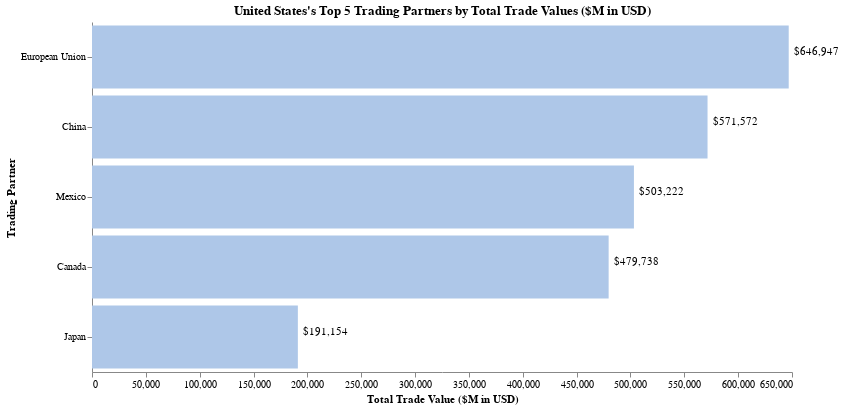

Write notebook code for a chart like this one.
### Code cell
my_altair.get_altaire_bar_top5_partners(source_country)

### Figure 1 — Vega-Lite specification as saved in the notebook (floating-point values rounded to 4 significant figures)
{"config": {"view": {"continuousWidth": 400, "continuousHeight": 300, "strokeWidth": 0}, "axis": {"grid": false}}, "layer": [{"mark": {"type": "bar", "color": "#aec7e8"}, "encoding": {"tooltip": {"field": "Total Trade ($M)", "format": "$,.0f", "type": "quantitative"}, "x": {"axis": {"title": "Total Trade Value ($M in USD)"}, "field": "Total Trade ($M)", "type": "quantitative"}, "y": {"axis": {"title": "Trading Partner"}, "field": "Trading Partner", "sort": "-x", "type": "nominal"}}, "selection": {"Year": {"type": "single", "bind": {"input": "range", "max": 2020, "min": 2014, "step": 1}, "fields": ["year"], "init": {"year": 2020}}}}, {"mark": {"type": "text", "align": "left", "dx": 5, "dy": -5}, "encoding": {"text": {"field": "Total Trade ($M)", "format": "$,.0f", "type": "quantitative"}, "x": {"field": "Total Trade ($M)", "type": "quantitative"}, "y": {"axis": null, "field": "Trading Partner", "sort": "-x", "type": "nominal"}}}], "data": {"name": "data-f5c096a8aaf55579ccf06a4341aaf9fe"}, "height": 350, "resolve": {"scale": {"y": "independent"}}, "title": "United States's Top 5 Trading Partners by Total Trade Values ($M in USD)", "transform": [{"filter": {"selection": "Year"}}], "width": 700, "$schema": "https://vega.github.io/schema/vega-lite/v4.17.0.json", "datasets": {"data-f5c096a8aaf55579ccf06a4341aaf9fe": [{"Trading Partner": "European Union", "Total Trade ($M)": 696200.0, "RtW (%)": 17.82, "Exports ($M)": 277900.0, "RtW (%).1": 17.81, "Imports ($M)": 418300.0, "RtW (%).2": 17.82, "Net Exports ($M)": -140500.0, "Exports Ticker": "998D1111 Index", "Imports Ticker": "111D1998 Index", "country": "United States", "year": 2014, "country_exchange_rate": 1.0, "trading_partner_exchange_rate": null, "rnk": 1}, {"Trading Partner": "China", "Total Trade ($M)": 620900.0, "RtW (%)": 15.89, "Exports ($M)": 154100.0, "RtW (%).1": 9.88, "Imports ($M)": 466800.0, "RtW (%).2": 19.88, "Net Exports ($M)": -312600.0, "Exports Ticker": "924D1111 Index", "Imports Ticker": "111D1924 Index", "country": "United States", "year": 2014, "country_exchange_rate": 1.0, "trading_partner_exchange_rate": 6.143, "rnk": 2}, {"Trading Partner": "Canada", "Total Trade ($M)": 613900.0, "RtW (%)": 15.71, "Exports ($M)": 266100.0, "RtW (%).1": 17.06, "Imports ($M)": 347800.0, "RtW (%).2": 14.81, "Net Exports ($M)": -81680.0, "Exports Ticker": "156D1111 Index", "Imports Ticker": "111D1156 Index", "country": "United States", "year": 2014, "country_exchange_rate": 1.0, "trading_partner_exchange_rate": 1.105, "rnk": 3}, {"Trading Partner": "Mexico", "Total Trade ($M)": 501100.0, "RtW (%)": 12.82, "Exports ($M)": 207000.0, "RtW (%).1": 13.27, "Imports ($M)": 294100.0, "RtW (%).2": 12.53, "Net Exports ($M)": -87080.0, "Exports Ticker": "273D1111 Index", "Imports Ticker": "111D1273 Index", "country": "United States", "year": 2014, "country_exchange_rate": 1.0, "trading_partner_exchange_rate": 13.29, "rnk": 4}, {"Trading Partner": "Japan", "Total Trade ($M)": 207100.0, "RtW (%)": 5.3, "Exports ($M)": 73060.0, "RtW (%).1": 4.68, "Imports ($M)": 134000.0, "RtW (%).2": 5.71, "Net Exports ($M)": -60950.0, "Exports Ticker": "158D1111 Index", "Imports Ticker": "111D1158 Index", "country": "United States", "year": 2014, "country_exchange_rate": 1.0, "trading_partner_exchange_rate": 105.9, "rnk": 5}, {"Trading Partner": "China", "Total Trade ($M)": 626700.0, "RtW (%)": 16.98, "Exports ($M)": 144900.0, "RtW (%).1": 9.99, "Imports ($M)": 481900.0, "RtW (%).2": 21.5, "Net Exports ($M)": -337000.0, "Exports Ticker": "924D1111 Index", "Imports Ticker": "111D1924 Index", "country": "United States", "year": 2015, "country_exchange_rate": 1.0, "trading_partner_exchange_rate": 6.227, "rnk": 1}, {"Trading Partner": "European Union", "Total Trade ($M)": 587100.0, "RtW (%)": 15.91, "Exports ($M)": 218800.0, "RtW (%).1": 15.1, "Imports ($M)": 368300.0, "RtW (%).2": 16.43, "Net Exports ($M)": -149500.0, "Exports Ticker": "998D1111 Index", "Imports Ticker": "111D1998 Index", "country": "United States", "year": 2015, "country_exchange_rate": 1.0, "trading_partner_exchange_rate": null, "rnk": 2}, {"Trading Partner": "Canada", "Total Trade ($M)": 531700.0, "RtW (%)": 14.41, "Exports ($M)": 236500.0, "RtW (%).1": 16.32, "Imports ($M)": 295200.0, "RtW (%).2": 13.17, "Net Exports ($M)": -58670.0, "Exports Ticker": "156D1111 Index", "Imports Ticker": "111D1156 Index", "country": "United States", "year": 2015, "country_exchange_rate": 1.0, "trading_partner_exchange_rate": 1.279, "rnk": 3}, {"Trading Partner": "Mexico", "Total Trade ($M)": 492800.0, "RtW (%)": 13.35, "Exports ($M)": 198000.0, "RtW (%).1": 13.66, "Imports ($M)": 294700.0, "RtW (%).2": 13.15, "Net Exports ($M)": -96720.0, "Exports Ticker": "273D1111 Index", "Imports Ticker": "111D1273 Index", "country": "United States", "year": 2015, "country_exchange_rate": 1.0, "trading_partner_exchange_rate": 15.85, "rnk": 4}, {"Trading Partner": "Japan", "Total Trade ($M)": 199400.0, "RtW (%)": 5.4, "Exports ($M)": 68320.0, "RtW (%).1": 4.71, "Imports ($M)": 131100.0, "RtW (%).2": 5.85, "Net Exports ($M)": -62800.0, "Exports Ticker": "158D1111 Index", "Imports Ticker": "111D1158 Index", "country": "United States", "year": 2015, "country_exchange_rate": 1.0, "trading_partner_exchange_rate": 121.0, "rnk": 5}, {"Trading Partner": "China", "Total Trade ($M)": 598500.0, "RtW (%)": 16.72, "Exports ($M)": 135700.0, "RtW (%).1": 9.76, "Imports ($M)": 462800.0, "RtW (%).2": 21.14, "Net Exports ($M)": -327200.0, "Exports Ticker": "924D1111 Index", "Imports Ticker": "111D1924 Index", "country": "United States", "year": 2016, "country_exchange_rate": 1.0, "trading_partner_exchange_rate": 6.644, "rnk": 1}, {"Trading Partner": "European Union", "Total Trade ($M)": 578500.0, "RtW (%)": 16.17, "Exports ($M)": 216100.0, "RtW (%).1": 15.55, "Imports ($M)": 362400.0, "RtW (%).2": 16.56, "Net Exports ($M)": -146300.0, "Exports Ticker": "998D1111 Index", "Imports Ticker": "111D1998 Index", "country": "United States", "year": 2016, "country_exchange_rate": 1.0, "trading_partner_exchange_rate": null, "rnk": 2}, {"Trading Partner": "Canada", "Total Trade ($M)": 500800.0, "RtW (%)": 13.99, "Exports ($M)": 222800.0, "RtW (%).1": 16.03, "Imports ($M)": 278100.0, "RtW (%).2": 12.7, "Net Exports ($M)": -55300.0, "Exports Ticker": "156D1111 Index", "Imports Ticker": "111D1156 Index", "country": "United States", "year": 2016, "country_exchange_rate": 1.0, "trading_partner_exchange_rate": 1.326, "rnk": 3}, {"Trading Partner": "Mexico", "Total Trade ($M)": 484400.0, "RtW (%)": 13.54, "Exports ($M)": 190300.0, "RtW (%).1": 13.69, "Imports ($M)": 294200.0, "RtW (%).2": 13.44, "Net Exports ($M)": -103900.0, "Exports Ticker": "273D1111 Index", "Imports Ticker": "111D1273 Index", "country": "United States", "year": 2016, "country_exchange_rate": 1.0, "trading_partner_exchange_rate": 18.66, "rnk": 4}, {"Trading Partner": "Japan", "Total Trade ($M)": 201500.0, "RtW (%)": 5.63, "Exports ($M)": 69300.0, "RtW (%).1": 4.99, "Imports ($M)": 132200.0, "RtW (%).2": 6.04, "Net Exports ($M)": -62900.0, "Exports Ticker": "158D1111 Index", "Imports Ticker": "111D1158 Index", "country": "United States", "year": 2016, "country_exchange_rate": 1.0, "trading_partner_exchange_rate": 108.8, "rnk": 5}, {"Trading Partner": "China", "Total Trade ($M)": 660500.0, "RtW (%)": 17.19, "Exports ($M)": 154900.0, "RtW (%).1": 10.34, "Imports ($M)": 505600.0, "RtW (%).2": 21.58, "Net Exports ($M)": -350700.0, "Exports Ticker": "924D1111 Index", "Imports Ticker": "111D1924 Index", "country": "United States", "year": 2017, "country_exchange_rate": 1.0, "trading_partner_exchange_rate": 6.759, "rnk": 1}, {"Trading Partner": "European Union", "Total Trade ($M)": 611400.0, "RtW (%)": 15.92, "Exports ($M)": 229400.0, "RtW (%).1": 15.31, "Imports ($M)": 382000.0, "RtW (%).2": 16.3, "Net Exports ($M)": -152500.0, "Exports Ticker": "998D1111 Index", "Imports Ticker": "111D1998 Index", "country": "United States", "year": 2017, "country_exchange_rate": 1.0, "trading_partner_exchange_rate": null, "rnk": 2}, {"Trading Partner": "Canada", "Total Trade ($M)": 535600.0, "RtW (%)": 13.94, "Exports ($M)": 235600.0, "RtW (%).1": 15.72, "Imports ($M)": 300000.0, "RtW (%).2": 12.8, "Net Exports ($M)": -64360.0, "Exports Ticker": "156D1111 Index", "Imports Ticker": "111D1156 Index", "country": "United States", "year": 2017, "country_exchange_rate": 1.0, "trading_partner_exchange_rate": 1.298, "rnk": 3}, {"Trading Partner": "Mexico", "Total Trade ($M)": 520300.0, "RtW (%)": 13.54, "Exports ($M)": 206200.0, "RtW (%).1": 13.76, "Imports ($M)": 314000.0, "RtW (%).2": 13.41, "Net Exports ($M)": -107800.0, "Exports Ticker": "273D1111 Index", "Imports Ticker": "111D1273 Index", "country": "United States", "year": 2017, "country_exchange_rate": 1.0, "trading_partner_exchange_rate": 18.93, "rnk": 4}, {"Trading Partner": "Japan", "Total Trade ($M)": 210400.0, "RtW (%)": 5.48, "Exports ($M)": 73840.0, "RtW (%).1": 4.93, "Imports ($M)": 136500.0, "RtW (%).2": 5.83, "Net Exports ($M)": -62710.0, "Exports Ticker": "158D1111 Index", "Imports Ticker": "111D1158 Index", "country": "United States", "year": 2017, "country_exchange_rate": 1.0, "trading_partner_exchange_rate": 112.2, "rnk": 5}, {"Trading Partner": "China", "Total Trade ($M)": 695800.0, "RtW (%)": 16.66, "Exports ($M)": 156300.0, "RtW (%).1": 9.57, "Imports ($M)": 539500.0, "RtW (%).2": 21.22, "Net Exports ($M)": -383200.0, "Exports Ticker": "924D1111 Index", "Imports Ticker": "111D1924 Index", "country": "United States", "year": 2018, "country_exchange_rate": 1.0, "trading_partner_exchange_rate": 6.616, "rnk": 1}, {"Trading Partner": "European Union", "Total Trade ($M)": 680600.0, "RtW (%)": 16.3, "Exports ($M)": 253300.0, "RtW (%).1": 15.52, "Imports ($M)": 427200.0, "RtW (%).2": 16.8, "Net Exports ($M)": -173900.0, "Exports Ticker": "998D1111 Index", "Imports Ticker": "111D1998 Index", "country": "United States", "year": 2018, "country_exchange_rate": 1.0, "trading_partner_exchange_rate": null, "rnk": 2}, {"Trading Partner": "Mexico", "Total Trade ($M)": 575300.0, "RtW (%)": 13.78, "Exports ($M)": 228800.0, "RtW (%).1": 14.01, "Imports ($M)": 346500.0, "RtW (%).2": 13.63, "Net Exports ($M)": -117800.0, "Exports Ticker": "273D1111 Index", "Imports Ticker": "111D1273 Index", "country": "United States", "year": 2018, "country_exchange_rate": 1.0, "trading_partner_exchange_rate": 19.24, "rnk": 3}, {"Trading Partner": "Canada", "Total Trade ($M)": 567600.0, "RtW (%)": 13.59, "Exports ($M)": 249100.0, "RtW (%).1": 15.26, "Imports ($M)": 318500.0, "RtW (%).2": 12.53, "Net Exports ($M)": -69340.0, "Exports Ticker": "156D1111 Index", "Imports Ticker": "111D1156 Index", "country": "United States", "year": 2018, "country_exchange_rate": 1.0, "trading_partner_exchange_rate": 1.296, "rnk": 4}, {"Trading Partner": "Japan", "Total Trade ($M)": 226200.0, "RtW (%)": 5.42, "Exports ($M)": 83590.0, "RtW (%).1": 5.12, "Imports ($M)": 142600.0, "RtW (%).2": 5.61, "Net Exports ($M)": -59010.0, "Exports Ticker": "158D1111 Index", "Imports Ticker": "111D1158 Index", "country": "United States", "year": 2018, "country_exchange_rate": 1.0, "trading_partner_exchange_rate": 110.4, "rnk": 5}, {"Trading Partner": "European Union", "Total Trade ($M)": 715100.0, "RtW (%)": 17.46, "Exports ($M)": 263300.0, "RtW (%).1": 16.49, "Imports ($M)": 451800.0, "RtW (%).2": 18.08, "Net Exports ($M)": -188400.0, "Exports Ticker": "998D1111 Index", "Imports Ticker": "111D1998 Index", "country": "United States", "year": 2019, "country_exchange_rate": 1.0, "trading_partner_exchange_rate": null, "rnk": 1}, {"Trading Partner": "Mexico", "Total Trade ($M)": 576200.0, "RtW (%)": 14.07, "Exports ($M)": 218100.0, "RtW (%).1": 13.66, "Imports ($M)": 358100.0, "RtW (%).2": 14.33, "Net Exports ($M)": -140100.0, "Exports Ticker": "273D1111 Index", "Imports Ticker": "111D1273 Index", "country": "United States", "year": 2019, "country_exchange_rate": 1.0, "trading_partner_exchange_rate": 19.26, "rnk": 2}, {"Trading Partner": "China", "Total Trade ($M)": 575500.0, "RtW (%)": 14.05, "Exports ($M)": 123200.0, "RtW (%).1": 7.72, "Imports ($M)": 452200.0, "RtW (%).2": 18.1, "Net Exports ($M)": -329000.0, "Exports Ticker": "924D1111 Index", "Imports Ticker": "111D1924 Index", "country": "United States", "year": 2019, "country_exchange_rate": 1.0, "trading_partner_exchange_rate": 6.908, "rnk": 3}, {"Trading Partner": "Canada", "Total Trade ($M)": 563000.0, "RtW (%)": 13.75, "Exports ($M)": 243300.0, "RtW (%).1": 15.23, "Imports ($M)": 319700.0, "RtW (%).2": 12.8, "Net Exports ($M)": -76440.0, "Exports Ticker": "156D1111 Index", "Imports Ticker": "111D1156 Index", "country": "United States", "year": 2019, "country_exchange_rate": 1.0, "trading_partner_exchange_rate": 1.327, "rnk": 4}, {"Trading Partner": "Japan", "Total Trade ($M)": 224900.0, "RtW (%)": 5.49, "Exports ($M)": 81250.0, "RtW (%).1": 5.09, "Imports ($M)": 143600.0, "RtW (%).2": 5.75, "Net Exports ($M)": -62390.0, "Exports Ticker": "158D1111 Index", "Imports Ticker": "111D1158 Index", "country": "United States", "year": 2019, "country_exchange_rate": 1.0, "trading_partner_exchange_rate": 109.0, "rnk": 5}, {"Trading Partner": "European Union", "Total Trade ($M)": 646900.0, "RtW (%)": 17.34, "Exports ($M)": 231400.0, "RtW (%).1": 16.59, "Imports ($M)": 415500.0, "RtW (%).2": 17.78, "Net Exports ($M)": -184100.0, "Exports Ticker": "998D1111 Index", "Imports Ticker": "111D1998 Index", "country": "United States", "year": 2020, "country_exchange_rate": 1.0, "trading_partner_exchange_rate": null, "rnk": 1}, {"Trading Partner": "China", "Total Trade ($M)": 571600.0, "RtW (%)": 15.32, "Exports ($M)": 136100.0, "RtW (%).1": 9.76, "Imports ($M)": 435400.0, "RtW (%).2": 18.64, "Net Exports ($M)": -299300.0, "Exports Ticker": "924D1111 Index", "Imports Ticker": "111D1924 Index", "country": "United States", "year": 2020, "country_exchange_rate": 1.0, "trading_partner_exchange_rate": 6.901, "rnk": 2}, {"Trading Partner": "Mexico", "Total Trade ($M)": 503200.0, "RtW (%)": 13.49, "Exports ($M)": 177800.0, "RtW (%).1": 12.75, "Imports ($M)": 325400.0, "RtW (%).2": 13.93, "Net Exports ($M)": -147600.0, "Exports Ticker": "273D1111 Index", "Imports Ticker": "111D1273 Index", "country": "United States", "year": 2020, "country_exchange_rate": 1.0, "trading_partner_exchange_rate": 21.49, "rnk": 3}, {"Trading Partner": "Canada", "Total Trade ($M)": 479700.0, "RtW (%)": 12.86, "Exports ($M)": 209400.0, "RtW (%).1": 15.01, "Imports ($M)": 270400.0, "RtW (%).2": 11.57, "Net Exports ($M)": -61030.0, "Exports Ticker": "156D1111 Index", "Imports Ticker": "111D1156 Index", "country": "United States", "year": 2020, "country_exchange_rate": 1.0, "trading_partner_exchange_rate": 1.341, "rnk": 4}, {"Trading Partner": "Japan", "Total Trade ($M)": 191200.0, "RtW (%)": 5.12, "Exports ($M)": 71640.0, "RtW (%).1": 5.14, "Imports ($M)": 119500.0, "RtW (%).2": 5.11, "Net Exports ($M)": -47870.0, "Exports Ticker": "158D1111 Index", "Imports Ticker": "111D1158 Index", "country": "United States", "year": 2020, "country_exchange_rate": 1.0, "trading_partner_exchange_rate": 106.8, "rnk": 5}]}}
